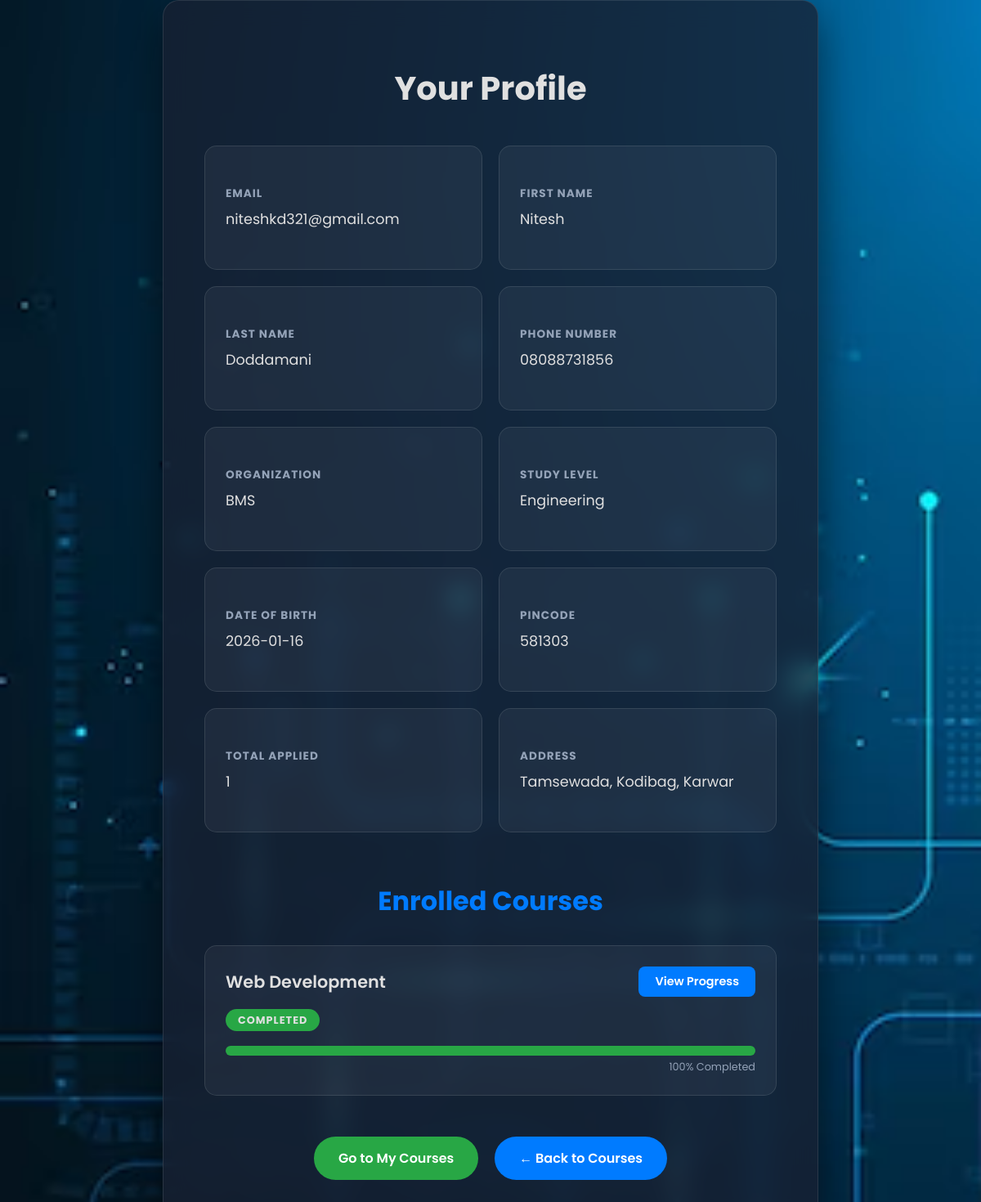
Page /profile.php (signed in) on the committed database.
### tables this page shows
CREATE TABLE `users` (
  `user_id` int(11) NOT NULL,
  `email` varchar(255) NOT NULL,
  `password` varchar(255) NOT NULL,
  `first_name` varchar(255) DEFAULT NULL,
  `last_name` varchar(255) DEFAULT NULL,
  `phone` varchar(20) DEFAULT NULL,
  `school_college_company_name` varchar(255) DEFAULT NULL,
  `address` text DEFAULT NULL,
  `pincode` varchar(10) DEFAULT NULL,
  `study` varchar(50) DEFAULT NULL,
  `dob` date DEFAULT NULL,
  `registration_date` timestamp NOT NULL DEFAULT current_timestamp()
);

CREATE TABLE `enrollments` (
  `enrollment_id` int(11) NOT NULL,
  `user_id` int(11) NOT NULL,
  `course_id` int(11) NOT NULL,
  `enrollment_date` datetime DEFAULT current_timestamp(),
  `status` enum('In Progress','completed','dropped') DEFAULT 'In Progress',
  `rating` int(11) DEFAULT NULL
);

CREATE TABLE `courses` (
  `course_id` int(11) NOT NULL,
  `name` varchar(255) NOT NULL,
  `description` text DEFAULT NULL,
  `duration` varchar(50) NOT NULL,
  `Instructor_name` varchar(100) NOT NULL,
  `category` varchar(255) DEFAULT NULL,
  `image_path` varchar(255) DEFAULT NULL,
  `short_intro` text DEFAULT NULL
);

### profile.php (the view, shortened to what this page needs)
<?php
$servername = "localhost";
$username = "root";
$password = "";
$dbname = "course_recommender_db";
$conn = new mysqli($servername, $username, $password, $dbname);
$user_id = $_SESSION['user_id'];
$stmt_user = $conn->prepare("SELECT * FROM users WHERE user_id = ?");
$stmt_user->bind_param('i', $user_id);
$stmt_user->execute();
$user_data = $stmt_user->get_result()->fetch_assoc();
$stmt_applied_courses = $conn->prepare("SELECT COUNT(*) AS total_applied_courses FROM enrollments WHERE user_id = ?");
$stmt_applied_courses->bind_param('i', $user_id);
$stmt_applied_courses->execute();
$total_applied_courses = $stmt_applied_courses->get_result()->fetch_assoc()['total_applied_courses'];
$stmt_enrolled_courses = $conn->prepare("
    SELECT c.name AS course_name, e.status, e.course_id, e.rating
    FROM enrollments e
    JOIN courses c ON e.course_id = c.course_id
    WHERE e.user_id = ?
");
$stmt_enrolled_courses->bind_param('i', $user_id);
$stmt_enrolled_courses->execute();
$enrolled_courses = $stmt_enrolled_courses->get_result();
?>
<!DOCTYPE html>
<html lang="en">
<head>
</head>
<body>
    <div class="profile-container">
        <h1>Your Profile</h1>
        <div class="profile-info">
            <div class="info-item"><strong>Email</strong> <span><?= htmlspecialchars($user_data['email'] ?? 'N/A') ?></span></div>
            <div class="info-item"><strong>First Name</strong> <span><?= htmlspecialchars($user_data['first_name'] ?? 'N/A') ?></span></div>
            <div class="info-item"><strong>Last Name</strong> <span><?= htmlspecialchars($user_data['last_name'] ?? 'N/A') ?></span></div>
            <div class="info-item"><strong>Phone Number</strong> <span><?= htmlspecialchars($user_data['phone'] ?? 'N/A') ?></span></div>
            <div class="info-item"><strong>Organization</strong> <span><?= htmlspecialchars($user_data['school_college_company_name'] ?? 'N/A') ?></span></div>
            <div class="info-item"><strong>Study Level</strong> <span><?= htmlspecialchars($user_data['study'] ?? 'N/A') ?></span></div>
            <div class="info-item"><strong>Date of Birth</strong> <span><?= htmlspecialchars($user_data['dob'] ?? 'N/A') ?></span></div>
            <div class="info-item"><strong>Pincode</strong> <span><?= htmlspecialchars($user_data['pincode'] ?? 'N/A') ?></span></div>
            <div class="info-item"><strong>Total Applied</strong> <span><?= $total_applied_courses ?></span></div>
            <div class="info-item"><strong>Address</strong> <span><?= nl2br(htmlspecialchars($user_data['address'] ?? 'N/A')) ?></span></div>
        </div>
        <h2>Enrolled Courses</h2>
        <?php if ($enrolled_courses->num_rows > 0): ?>
            <ul>
                <?php while ($row = $enrolled_courses->fetch_assoc()):
                    $c_id = $row['course_id'];
                    $count_stmt = $conn->prepare("SELECT COUNT(*) as total FROM roadmaps WHERE course_id = ?");
                    $count_stmt->bind_param("i", $c_id);
                    $count_stmt->execute();
                    $total_steps = $count_stmt->get_result()->fetch_assoc()['total'];
                    $done_stmt = $conn->prepare("SELECT COUNT(*) as done FROM user_roadmap_progress WHERE user_id = ? AND course_id = ?");
                    $done_stmt->bind_param("ii", $user_id, $c_id);
                    $done_stmt->execute();
                    $done_steps = $done_stmt->get_result()->fetch_assoc()['done'];
                    $percentage = ($total_steps > 0) ? round(($done_steps / $total_steps) * 100) : 0;
                ?>
                    <li>
                        <div class="course-header">
                            <span style="font-weight: 600; font-size: 1.3rem;"><?= htmlspecialchars($row['course_name']) ?></span>
                            <a href="roadmap.php?course_id=<?= $row['course_id'] ?>" class="btn-progress">View Progress</a>
                        </div>
                        <span class="status <?= strtolower(str_replace(' ', '-', $row['status'])) ?>">
                            <?= $row['status'] == 'In Progress' ? 'In Progress' : ucfirst($row['status']) ?>
                        </span>
                        <div class="status-bar-container">
                            <div class="status-bar" style="width: <?= $percentage ?>%;"></div>
                        </div>
                        <div style="font-size: 0.8rem; color: var(--text-muted); margin-top: 5px; text-align: right;">
                            <?= ($percentage == 5 && $done_steps == 0) ? "0" : $percentage ?>% Completed
                        </div>
                    </li>
                <?php endwhile; ?>
            </ul>
        <?php else: ?>
            <p>No courses enrolled yet.</p>
        <?php endif; ?>
        <div class="button-group">
            <a href="my_courses.php" class="back-button green">Go to My Courses</a>
            <a href="courses.php" class="back-button">← Back to Courses</a>
        </div>
    </div>
</body>
</html>

### profile.php (style rules this page uses)
:root { --bg-dark: #0a0a0a; --card-bg: rgba(25, 33, 50, 0.75); --text-light: #e0e0e0; --text-muted: #94a3b8; --accent-blue: #007bff; --accent-green: #28a745; --border-color: rgba(255, 255, 255, 0.1); }
body { font-family: 'Poppins', sans-serif; background-color: var(--bg-dark); background-image: url('images/courseback.jpg'); background-size: cover; background-attachment: fixed; color: var(--text-light); margin: 0; display: flex; justify-content: center; min-height: 100vh; }
.profile-container { background: var(--card-bg); backdrop-filter: blur(15px); -webkit-backdrop-filter: blur(15px); border: 1px solid var(--border-color); border-radius: 20px; padding: 50px; box-shadow: 0 20px 50px rgba(0,0,0,0.5); max-width: 700px; width: 90%; text-align: center; animation: fadeIn 1s ease-out; position: relative; }
h1 { font-size: 2.5rem; margin-bottom: 40px; }
.profile-info { display: grid; grid-template-columns: 1fr 1fr; gap: 20px; text-align: left; }
.info-item { background: rgba(255, 255, 255, 0.05); padding: 25px; border-radius: 15px; border: 1px solid rgba(255, 255, 255, 0.1); min-height: 100px; display: flex; flex-direction: column; justify-content: center; }
.info-item strong { display: block; color: var(--text-muted); font-size: 0.85rem; text-transform: uppercase; margin-bottom: 8px; letter-spacing: 1px; }
.info-item span { font-size: 1.1rem; font-weight: 400; }
h2 { margin-top: 60px; font-size: 2rem; color: var(--accent-blue); }
ul { list-style: none; padding: 0; margin-top: 30px; }
li { background: rgba(255, 255, 255, 0.05); padding: 25px; border-radius: 15px; margin-bottom: 20px; text-align: left; border: 1px solid var(--border-color); }
.course-header { display: flex; justify-content: space-between; align-items: center; margin-bottom: 15px; }
.btn-progress { background: var(--accent-blue); color: white; padding: 8px 20px; border-radius: 8px; text-decoration: none; font-size: 0.9rem; font-weight: 600; transition: 0.3s; }
.status { font-weight: 700; font-size: 0.8rem; padding: 5px 15px; border-radius: 50px; text-transform: uppercase; letter-spacing: 1px; }
.status.completed { background: var(--accent-green); }
.status-bar-container { background: rgba(255, 255, 255, 0.1); border-radius: 50px; height: 12px; width: 100%; margin-top: 20px; overflow: hidden; }
.status-bar { background: var(--accent-green); height: 100%; transition: width 1s ease; }
.button-group { margin-top: 50px; display: flex; gap: 20px; justify-content: center; }
.back-button { padding: 14px 30px; background: var(--accent-blue); color: white; text-decoration: none; border-radius: 50px; font-weight: 600; transition: 0.3s; }
.back-button.green { background: var(--accent-green); }

### rows in the picture
users: email "niteshkd321@gmail.com", first_name "Nitesh", last_name "Doddamani", phone "08088731856", school_college_company_name "BMS", study "Engineering", dob "2026-01-16", pincode "581303", address "Tamsewada, Kodibag, Karwar"
enrollments: course.name "Web Development", status "COMPLETED", percentage "100"

### other values in the picture
$total_applied_courses "1"
